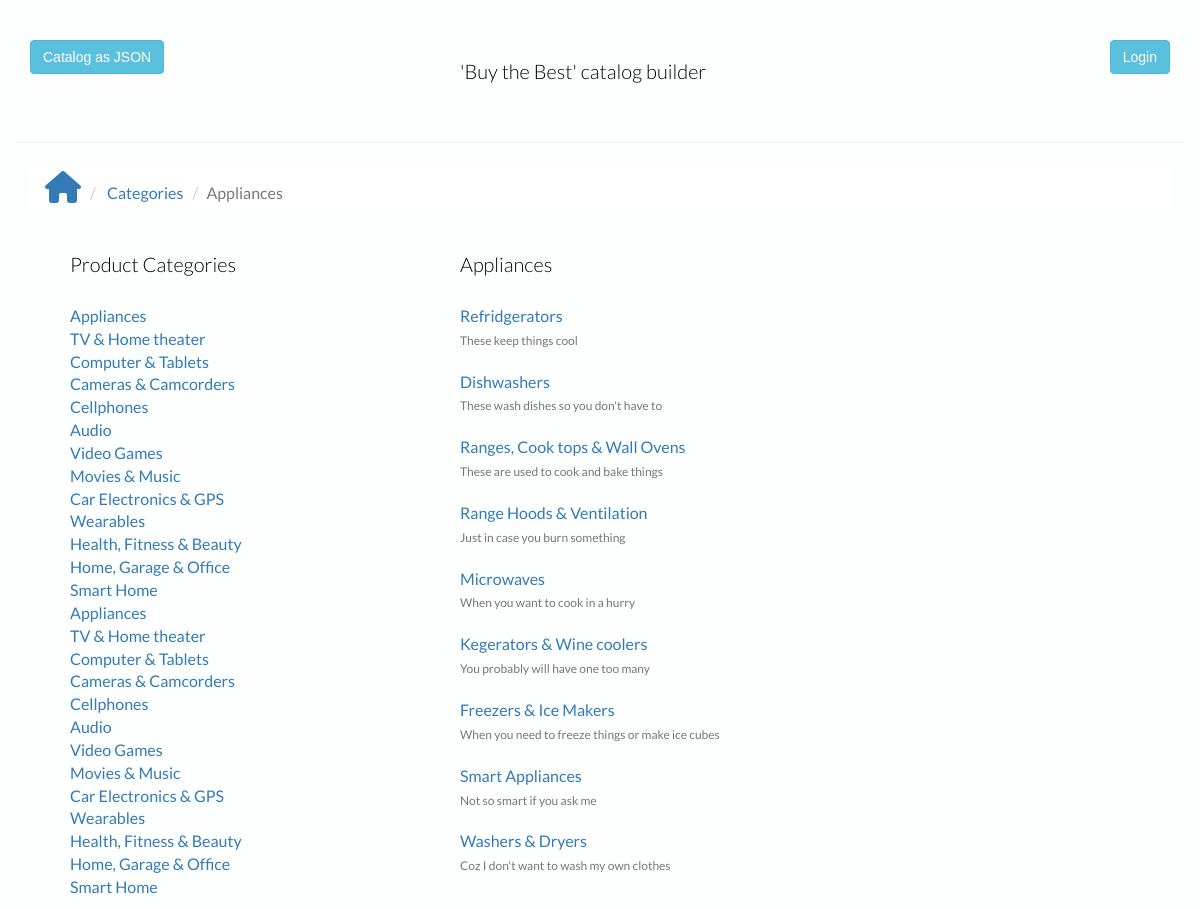
Page /category/1/ on the committed database.
### database_create.py (models this page shows, shortened)
class Category(Base):
    __tablename__ = 'category'
    id = Column(Integer, primary_key=True)
    name = Column(String(80), nullable=False)

class Product(Base):
    __tablename__ = 'product'
    id = Column(Integer, primary_key=True)
    name = Column(String(250), nullable=False)
    description = Column(String(500))
    image = Column(String(250))
    created_at = Column(TIMESTAMP, nullable=False)
    updated_at = Column(TIMESTAMP)
    category_id = Column(Integer, ForeignKey('category.id'),
                         nullable=False)
    category = relationship(Category)
    user_id = Column(Integer, ForeignKey('user.id'), nullable=False)
    user = relationship(User)

### application.py (the view)
@app.route('/category/<int:category_id>/')
def showCategory(category_id):
    category = session.query(Category).filter_by(id=category_id).one()
    categories = session.query(Category).order_by(asc(Category.id))
    products = session.query(Product).filter_by(category_id=category.id)
    return render_template(
        'categories.html', category=category, products=products,
        categories=categories)

### templates/categories.html (shortened to what this page needs)
{% extends "base.html" %}
{% block content %}
<ol class="breadcrumb">
   <li> <a href="/"><i class="fa fa-home fa-2x"></i></a> </li>
   <li> <a href="/category">Categories</a> </li>
   <li class="active">{{ category.name }} </li>
</ol>
<div class="row">
   <div class="menu">
      <div class ="col-md-4 col-sm-4 col-xs-4 text-left">
         <h3>Product Categories</h3>
         <ul>
            {% for category in categories %}
            <li class="list"> <a href="{{ url_for('showCategory', category_id=category.id) }}">{{ category.name }}</a></li>
            {% endfor %}
         </ul>
      </div>
      <div class="col-md-8 col-sm-6 col-xs-6 text-left">
         <h3 class="text-left">{{ category.name }}</h3>
         <ul>
            {% for p in products %}
            <li class="list"> <a href="{{ url_for('showProduct', category_id=p.category.id, product_id=p.id) }}">{{ p.name }} </a><span class="category text-muted subtitle"><br>{{ p.description}}
               <br>
            </li>
            <br>
            {% endfor %}
         </ul>
      </div>
   </div>
</div>
{% endblock%}

### static/styles.css (style rules this page uses)
body { font-family: sans-serif; background-color: #fcfffe; }
li { font-family: 'Lato', sans-serif; font-size: 16px; color: #3D5A80; list-style-type: none; }
h1, h2, h3 { font-family: 'Lato', sans-serif; font-size: 20px; font-weight: 300; color: #020205; list-style-type: none; padding-left: 40px; padding-bottom: 20px; }
.breadcrumb { background-color: #ffffff; }
.subtitle { font-size: 12px; }

### rows in the picture
Category: name "Appliances"
Category: name "TV & Home theater"
Category: name "Computer & Tablets"
Category: name "Cameras & Camcorders"
Category: name "Cellphones"
Category: name "Audio"
Category: name "Video Games"
Category: name "Movies & Music"
Category: name "Car Electronics & GPS"
Category: name "Wearables"
Category: name "Health, Fitness & Beauty"
Category: name "Home, Garage & Office"
Category: name "Smart Home"
Category: name "Appliances"
Category: name "TV & Home theater"
Category: name "Computer & Tablets"
Category: name "Cameras & Camcorders"
Category: name "Cellphones"
Category: name "Audio"
Category: name "Video Games"
Category: name "Movies & Music"
Category: name "Car Electronics & GPS"
Category: name "Wearables"
Category: name "Health, Fitness & Beauty"
Category: name "Home, Garage & Office"
Category: name "Smart Home"
Product: name "Refridgerators", description "These keep things cool"
Product: name "Dishwashers", description "These wash dishes so you don't have to"
Product: name "Ranges, Cook tops & Wall Ovens", description "These are used to cook and bake things"
Product: name "Range Hoods & Ventilation", description "Just in case you burn something"
Product: name "Microwaves", description "When you want to cook in a hurry"
Product: name "Kegerators & Wine coolers", description "You probably will have one too many"
Product: name "Freezers & Ice Makers", description "When you need to freeze things or make ice cubes"
Product: name "Smart Appliances", description "Not so smart if you ask me"
Product: name "Washers & Dryers", description "Coz I don't want to wash my own clothes"
